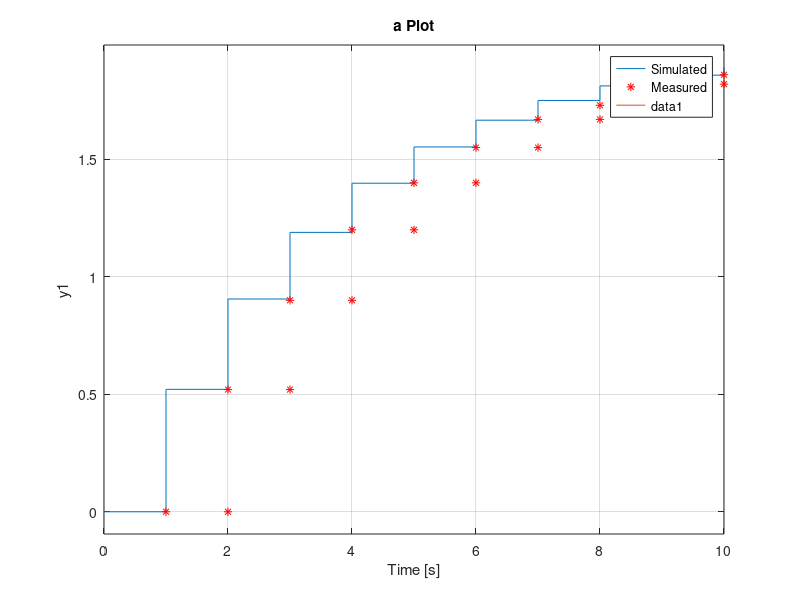
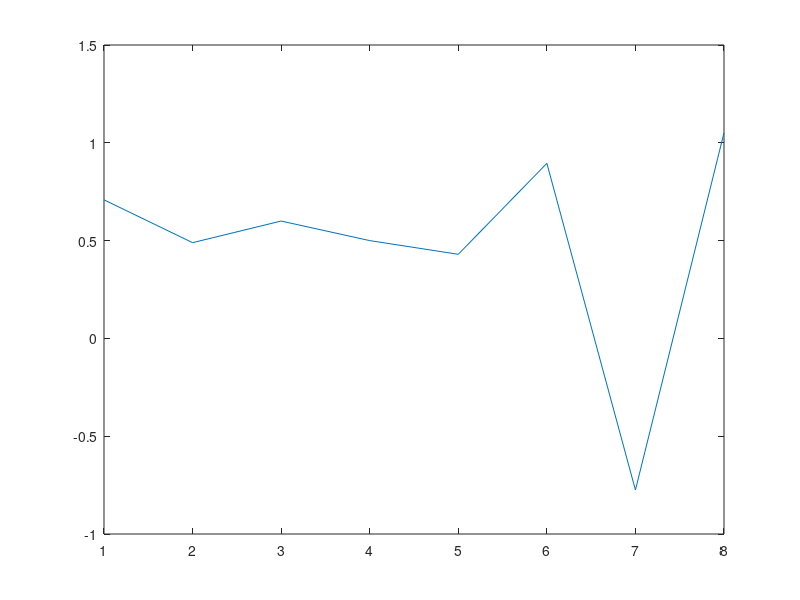

Here is the MATLAB script that generated these plots, in order:
% Provided Data
K = 1:10;
S = [0 0.52 0.9 1.2 1.4 1.55 1.67 1.73 1.82 1.86];
E = ones(1, 10);

% Create regression matrix (F: S(k-1) and constant)
Y = S(2:end)';      % Output vector s(k)
X = [-S(1:end-1)' ones(9,1)];  % Input vector [-s(k-1) 1] for b0

% Least squares solution
theta = X\Y;
a = theta(1);      % Negative sign included by regression structure
b0 = theta(2);

disp(['Estimated a: ', num2str(a)]);
disp(['Estimated b0: ', num2str(b0)]);

% Simulate system using identified parameters
sys = tf([b0], [1 a], 1); % Discrete system, Ts=1s

step(sys, 10); % Plot the step response for 10 seconds
hold on;
stairs(K, S, 'r*'); % Overlay measured data
legend('Simulated','Measured');

%%
K = 1:10;
S = [0 0.52 0.9 1.2 1.4 1.55 1.67 1.73 1.82 1.86];
E = ones(1, 10); E(1)=0;

% Create regression matrix (F: S(k-1) and constant)


for i=1:8
    Y = S(i+1:i+2)';      % Output vector s(k)
    X = [-S(i:i+1)' E(i:i+1)'];  % Input vector [-s(k-1) 1] for b0
    
    % Least squares solution
    theta = X\Y;
    a(i) = theta(1);      % Negative sign included by regression structure
    b0(i) = theta(2);
end

disp(['Estimated a: ', num2str(a)]);
disp(['Estimated b0: ', num2str(b0)]);

%plotting numbers
figure(1)
title('a Plot')
plot(1:8,a);
figure(2)
title('b0Plot')
plot(1:8,b0);
